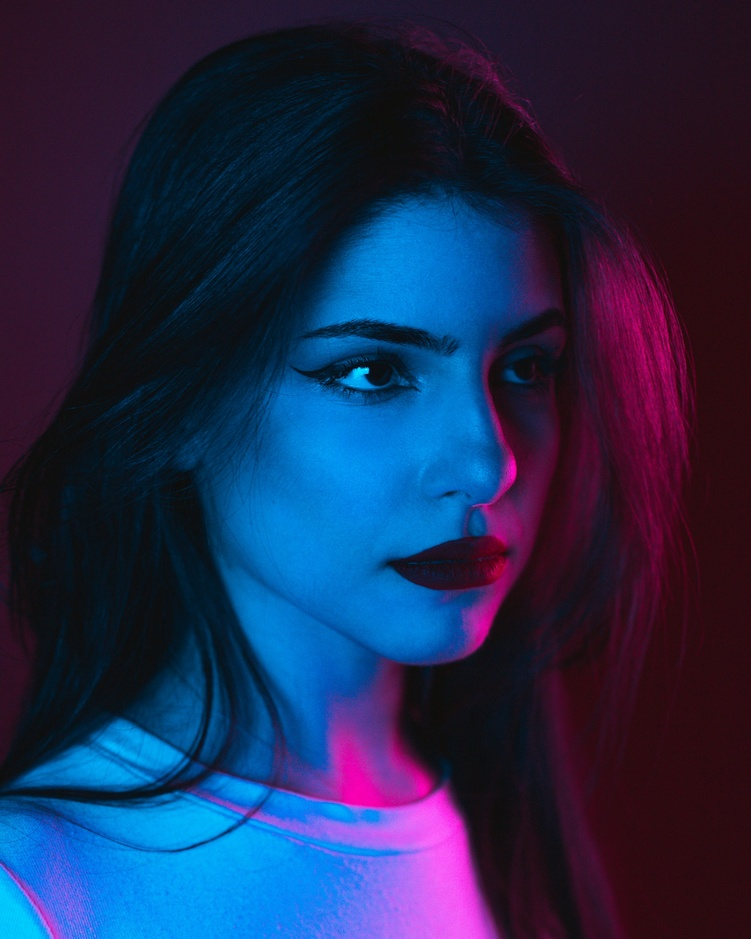
#> input picture day03-color-spaces/portrait_neon.jpg, 751 x 939 px, shrunk from 3000 x 3750 before the run
$ python apply_color_settings.py
#> lines starting #> are read from the running program, lines starting #| are printed output that depends on the picture
import cv2
import matplotlib.pyplot as plt
import numpy as np


INPUT_PATH = "portrait_neon.jpg"
OUTPUT_PATH = "preferred_color_result.jpg"
HUE_SHIFT = 5
SATURATION_SCALE = 1.0
BRIGHTNESS_SCALE = 1.0


def main():
    image = cv2.imread(INPUT_PATH)
#> image is the input picture: shape (939, 751, 3); mean B, G, R 79.6, 42.6, 31.9

    if image is None:
        print(f"无法读取图片：{INPUT_PATH}")
        return

    adjusted_hsv = cv2.cvtColor(image, cv2.COLOR_BGR2HSV)
#> adjusted_hsv: shape (939, 751, 3); mean H, S, V 130, 185.3, 86.6
    adjusted_hsv[:, :, 0] = (adjusted_hsv[:, :, 0] + HUE_SHIFT) % 180
#> adjusted_hsv: shape (939, 751, 3); mean H, S, V 123.1, 185.3, 86.6
    adjusted_hsv[:, :, 1] = np.clip(
        adjusted_hsv[:, :, 1].astype(float) * SATURATION_SCALE,
        0,
        255,
    ).astype(np.uint8)
    adjusted_hsv[:, :, 2] = np.clip(
        adjusted_hsv[:, :, 2].astype(float) * BRIGHTNESS_SCALE,
        0,
        255,
    ).astype(np.uint8)

    adjusted_image = cv2.cvtColor(adjusted_hsv, cv2.COLOR_HSV2BGR)
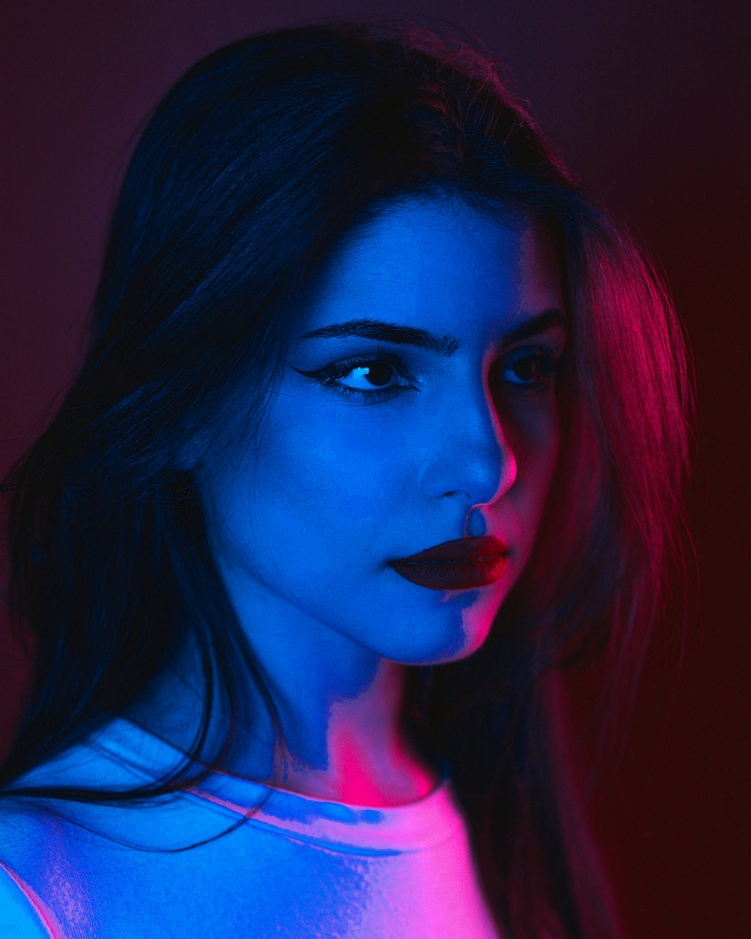
#> adjusted_image: shape (939, 751, 3); mean B, G, R 76.8, 33.4, 32.4
    cv2.imwrite(OUTPUT_PATH, adjusted_image)

    figure, axes = plt.subplots(1, 2, figsize=(12, 6))
    axes[0].imshow(cv2.cvtColor(image, cv2.COLOR_BGR2RGB))
    axes[0].set_title("Original")
    axes[0].axis("off")

    axes[1].imshow(cv2.cvtColor(adjusted_image, cv2.COLOR_BGR2RGB))
    axes[1].set_title("Preferred Color Settings")
    axes[1].axis("off")

    plt.tight_layout()
    plt.show()
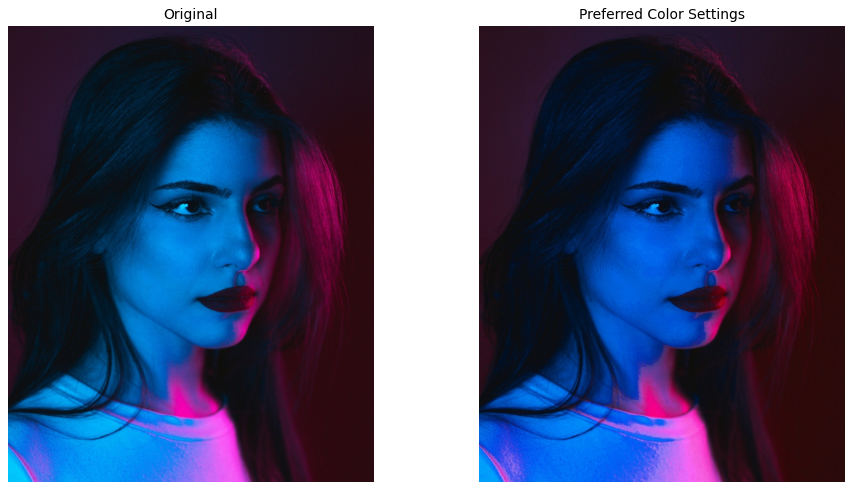
#> figure drawn by matplotlib, 2 panels


if __name__ == "__main__":
    main()

$ run again, with day03-color-spaces/brightness_comparison.jpg copied over day03-color-spaces/portrait_neon.jpg
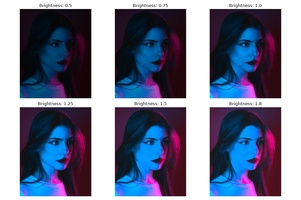
#> input picture day03-color-spaces/brightness_comparison.jpg, 301 x 200 px, shrunk from 1200 x 800 before the run
#> in main, image is the input picture: shape (200, 301, 3); mean B, G, R 143.2, 119.1, 113.7
#> in main, `adjusted_image = cv2.cvtColor(adjusted_hsv, cv2.COLOR_HSV2BGR)`:
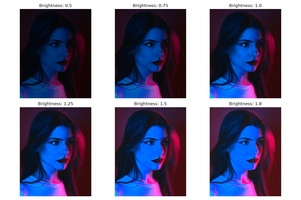
#> adjusted_image: shape (200, 301, 3); mean B, G, R 141.3, 113.4, 114
#> in main, `plt.show()`:
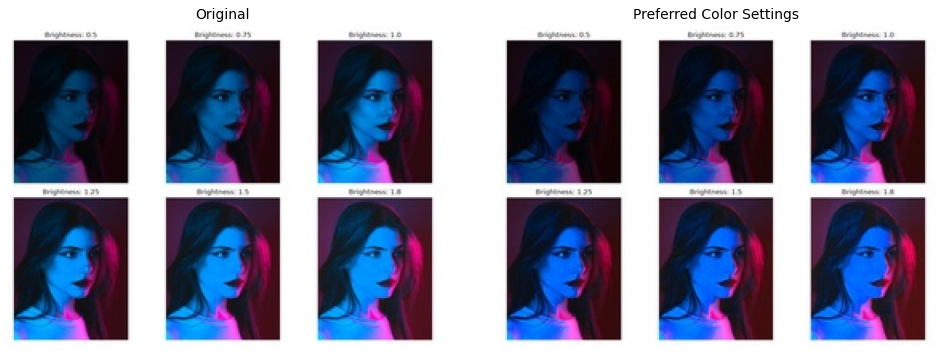
#> figure drawn by matplotlib, 2 panels
